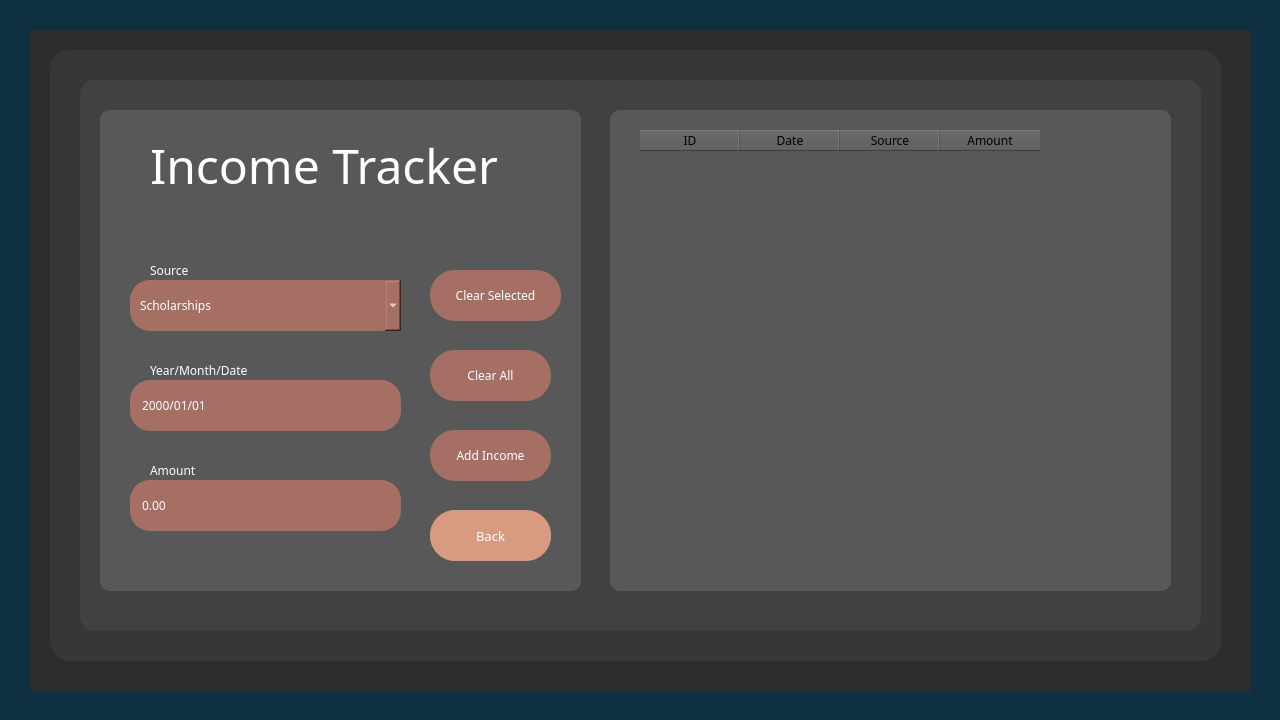
<?xml version="1.0" encoding="UTF-8"?>
<ui version="4.0">
 <class>Income</class>
 <widget class="QDialog" name="Income">
  <property name="geometry">
   <rect>
    <x>0</x>
    <y>0</y>
    <width>1280</width>
    <height>720</height>
   </rect>
  </property>
  <property name="windowTitle">
   <string>Income</string>
  </property>
  <property name="styleSheet">
   <string notr="true">QDialog{
	color:rgb(255, 213, 215);
}</string>
  </property>
  <widget class="QWidget" name="Fback" native="true">
   <property name="geometry">
    <rect>
     <x>0</x>
     <y>0</y>
     <width>1280</width>
     <height>720</height>
    </rect>
   </property>
   <property name="styleSheet">
    <string notr="true">QWidget{
	background-color: rgb(15, 48, 64);
}</string>
   </property>
   <widget class="QWidget" name="Fback1" native="true">
    <property name="geometry">
     <rect>
      <x>30</x>
      <y>30</y>
      <width>1221</width>
      <height>661</height>
     </rect>
    </property>
    <property name="styleSheet">
     <string notr="true">QWidget{
	background-color: rgb(45, 45, 45);
}</string>
    </property>
    <widget class="QWidget" name="Fback2" native="true">
     <property name="geometry">
      <rect>
       <x>20</x>
       <y>20</y>
       <width>1171</width>
       <height>611</height>
      </rect>
     </property>
     <property name="styleSheet">
      <string notr="true">QWidget{
	background-color: rgb(55, 55, 55);
	border-radius:20px;
}</string>
     </property>
     <widget class="QWidget" name="Fback3" native="true">
      <property name="geometry">
       <rect>
        <x>30</x>
        <y>30</y>
        <width>1121</width>
        <height>551</height>
       </rect>
      </property>
      <property name="styleSheet">
       <string notr="true">QWidget{
	background-color: rgb(65, 65, 65);
	border-radius:15px;
}</string>
      </property>
      <widget class="QWidget" name="btnBack" native="true">
       <property name="geometry">
        <rect>
         <x>20</x>
         <y>30</y>
         <width>481</width>
         <height>481</height>
        </rect>
       </property>
       <property name="styleSheet">
        <string notr="true">QWidget{
	
	background-color:rgb(88, 88, 88);
	border-radius:10px;
}</string>
       </property>
       <widget class="QComboBox" name="source_Income">
        <property name="geometry">
         <rect>
          <x>30</x>
          <y>170</y>
          <width>271</width>
          <height>51</height>
         </rect>
        </property>
        <property name="font">
         <font>
          <family>Cascadia Code</family>
         </font>
        </property>
        <property name="styleSheet">
         <string notr="true">QComboBox{
	background-color:rgb(165, 111, 99);
	border-radius:20px;
	padding-left:10px;
	padding-right:10px;
	color: white;
}</string>
        </property>
        <item>
         <property name="text">
          <string>Scholarships</string>
         </property>
        </item>
        <item>
         <property name="text">
          <string>Allowance</string>
         </property>
        </item>
        <item>
         <property name="text">
          <string>Job</string>
         </property>
        </item>
        <item>
         <property name="text">
          <string>StudentAid</string>
         </property>
        </item>
       </widget>
       <widget class="QPushButton" name="btnAdd">
        <property name="geometry">
         <rect>
          <x>330</x>
          <y>320</y>
          <width>121</width>
          <height>51</height>
         </rect>
        </property>
        <property name="font">
         <font>
          <family>Rockwell</family>
         </font>
        </property>
        <property name="styleSheet">
         <string notr="true">QPushButton{
	background-color:rgb(165, 111, 99);
	border-radius:25px;
	border-color: rgb(53, 69, 93);
	color: white;
}</string>
        </property>
        <property name="text">
         <string>Add Income</string>
        </property>
       </widget>
       <widget class="QLabel" name="label_date">
        <property name="geometry">
         <rect>
          <x>50</x>
          <y>250</y>
          <width>161</width>
          <height>20</height>
         </rect>
        </property>
        <property name="font">
         <font>
          <family>Rockwell</family>
         </font>
        </property>
        <property name="styleSheet">
         <string notr="true">QLabel{
	color:white;
}</string>
        </property>
        <property name="text">
         <string>Year/Month/Date</string>
        </property>
       </widget>
       <widget class="QLabel" name="label_source">
        <property name="geometry">
         <rect>
          <x>50</x>
          <y>150</y>
          <width>81</width>
          <height>20</height>
         </rect>
        </property>
        <property name="font">
         <font>
          <family>Rockwell</family>
         </font>
        </property>
        <property name="styleSheet">
         <string notr="true">QLabel{
	color:white;
}</string>
        </property>
        <property name="text">
         <string>Source</string>
        </property>
       </widget>
       <widget class="QLabel" name="label_amount">
        <property name="geometry">
         <rect>
          <x>50</x>
          <y>350</y>
          <width>91</width>
          <height>20</height>
         </rect>
        </property>
        <property name="font">
         <font>
          <family>Rockwell</family>
         </font>
        </property>
        <property name="styleSheet">
         <string notr="true">QLabel{
	color:white;
}</string>
        </property>
        <property name="text">
         <string>Amount</string>
        </property>
       </widget>
       <widget class="QPushButton" name="btnClear">
        <property name="geometry">
         <rect>
          <x>330</x>
          <y>240</y>
          <width>121</width>
          <height>51</height>
         </rect>
        </property>
        <property name="font">
         <font>
          <family>Rockwell</family>
         </font>
        </property>
        <property name="styleSheet">
         <string notr="true">QPushButton{
	background-color:rgb(165, 111, 99);
	border-radius:25px;
	border-color: rgb(53, 69, 93);
	color: white;
}</string>
        </property>
        <property name="text">
         <string>Clear All</string>
        </property>
       </widget>
       <widget class="QPushButton" name="btnSelected">
        <property name="geometry">
         <rect>
          <x>330</x>
          <y>160</y>
          <width>131</width>
          <height>51</height>
         </rect>
        </property>
        <property name="font">
         <font>
          <family>Rockwell</family>
         </font>
        </property>
        <property name="styleSheet">
         <string notr="true">QPushButton{
	background-color:rgb(165, 111, 99);
	border-radius:25px;
	border-color: rgb(53, 69, 93);
	color: white;
}</string>
        </property>
        <property name="text">
         <string>Clear Selected</string>
        </property>
       </widget>
       <widget class="QLabel" name="txtDashboard">
        <property name="geometry">
         <rect>
          <x>50</x>
          <y>10</y>
          <width>381</width>
          <height>91</height>
         </rect>
        </property>
        <property name="font">
         <font>
          <family>Poor Richard</family>
          <pointsize>36</pointsize>
         </font>
        </property>
        <property name="styleSheet">
         <string notr="true">QLabel{
	color:white;
}</string>
        </property>
        <property name="text">
         <string>Income Tracker</string>
        </property>
       </widget>
       <widget class="QPushButton" name="btnBack_2">
        <property name="geometry">
         <rect>
          <x>330</x>
          <y>400</y>
          <width>121</width>
          <height>51</height>
         </rect>
        </property>
        <property name="font">
         <font>
          <family>Rockwell</family>
          <pointsize>10</pointsize>
         </font>
        </property>
        <property name="styleSheet">
         <string notr="true">QPushButton{
	background-color:rgb(217, 155, 127);
	border-radius:25px;
	color: white;
}</string>
        </property>
        <property name="text">
         <string>Back</string>
        </property>
       </widget>
       <widget class="QDoubleSpinBox" name="amountIncome">
        <property name="geometry">
         <rect>
          <x>30</x>
          <y>370</y>
          <width>271</width>
          <height>51</height>
         </rect>
        </property>
        <property name="font">
         <font>
          <family>Cascadia Code</family>
         </font>
        </property>
        <property name="styleSheet">
         <string notr="true">QDoubleSpinBox{
	background-color:rgb(165, 111, 99);
	border-radius:20px;
	padding-left:10px;
	padding-right:10px;
	color: white;
}</string>
        </property>
        <property name="buttonSymbols">
         <enum>QAbstractSpinBox::ButtonSymbols::NoButtons</enum>
        </property>
        <property name="decimals">
         <number>2</number>
        </property>
        <property name="maximum">
         <double>1000000.000000000000000</double>
        </property>
       </widget>
       <widget class="QDateEdit" name="dateEdit">
        <property name="geometry">
         <rect>
          <x>30</x>
          <y>270</y>
          <width>271</width>
          <height>51</height>
         </rect>
        </property>
        <property name="font">
         <font>
          <family>Cascadia Code</family>
         </font>
        </property>
        <property name="styleSheet">
         <string notr="true">QDateEdit{
	background-color:rgb(165, 111, 99);
	border-radius:20px;
	padding-left:10px;
	padding-right:10px;
	color: white;
}</string>
        </property>
        <property name="readOnly">
         <bool>true</bool>
        </property>
        <property name="buttonSymbols">
         <enum>QAbstractSpinBox::ButtonSymbols::NoButtons</enum>
        </property>
        <property name="displayFormat">
         <string>yyyy/MM/dd</string>
        </property>
       </widget>
      </widget>
      <widget class="QWidget" name="tableBack" native="true">
       <property name="geometry">
        <rect>
         <x>530</x>
         <y>30</y>
         <width>561</width>
         <height>481</height>
        </rect>
       </property>
       <property name="styleSheet">
        <string notr="true">QWidget{
	
	background-color:rgb(88, 88, 88);
	border-radius:10px;
}</string>
       </property>
       <widget class="QTableWidget" name="tableIncome">
        <property name="geometry">
         <rect>
          <x>30</x>
          <y>20</y>
          <width>511</width>
          <height>441</height>
         </rect>
        </property>
        <property name="font">
         <font>
          <family>Cascadia Code</family>
         </font>
        </property>
        <property name="styleSheet">
         <string notr="true">QTableWidget{
color:rgb(255, 255, 255);
}</string>
        </property>
        <property name="editTriggers">
         <set>QAbstractItemView::EditTrigger::NoEditTriggers</set>
        </property>
        <property name="selectionMode">
         <enum>QAbstractItemView::SelectionMode::SingleSelection</enum>
        </property>
        <property name="selectionBehavior">
         <enum>QAbstractItemView::SelectionBehavior::SelectRows</enum>
        </property>
        <attribute name="horizontalHeaderVisible">
         <bool>true</bool>
        </attribute>
        <column>
         <property name="text">
          <string>ID</string>
         </property>
         <property name="font">
          <font>
           <family>Rockwell</family>
          </font>
         </property>
        </column>
        <column>
         <property name="text">
          <string>Date</string>
         </property>
         <property name="font">
          <font>
           <family>Rockwell</family>
          </font>
         </property>
        </column>
        <column>
         <property name="text">
          <string>Source</string>
         </property>
         <property name="font">
          <font>
           <family>Rockwell</family>
          </font>
         </property>
        </column>
        <column>
         <property name="text">
          <string>Amount</string>
         </property>
         <property name="font">
          <font>
           <family>Rockwell</family>
          </font>
         </property>
        </column>
       </widget>
      </widget>
      <zorder>tableBack</zorder>
      <zorder>btnBack</zorder>
     </widget>
    </widget>
   </widget>
  </widget>
 </widget>
 <resources/>
 <connections/>
</ui>
